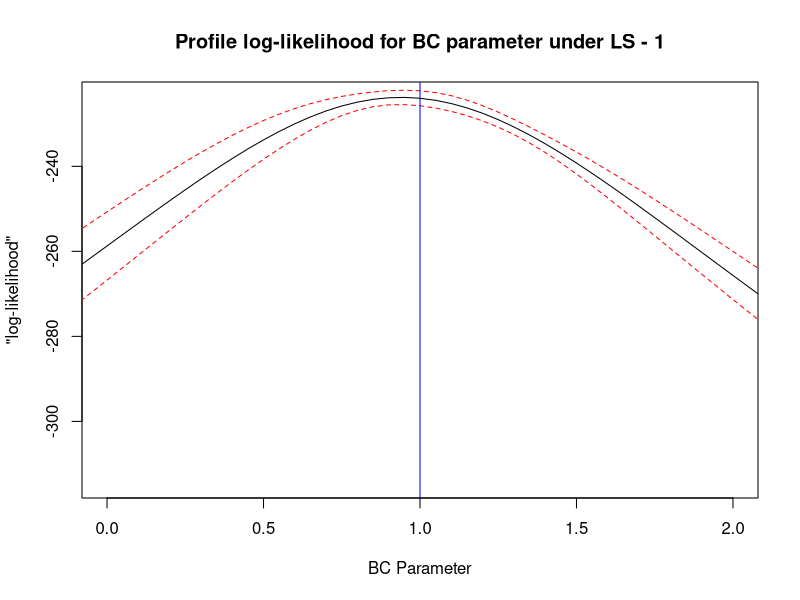
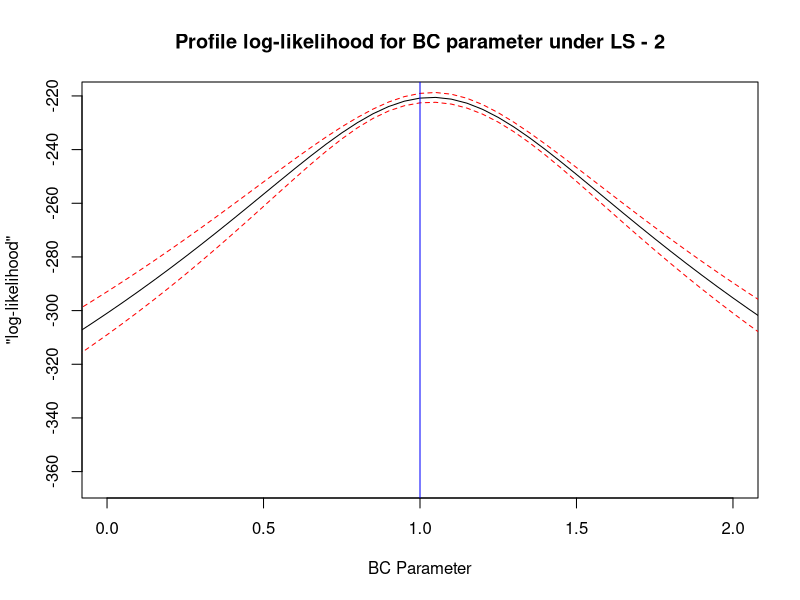
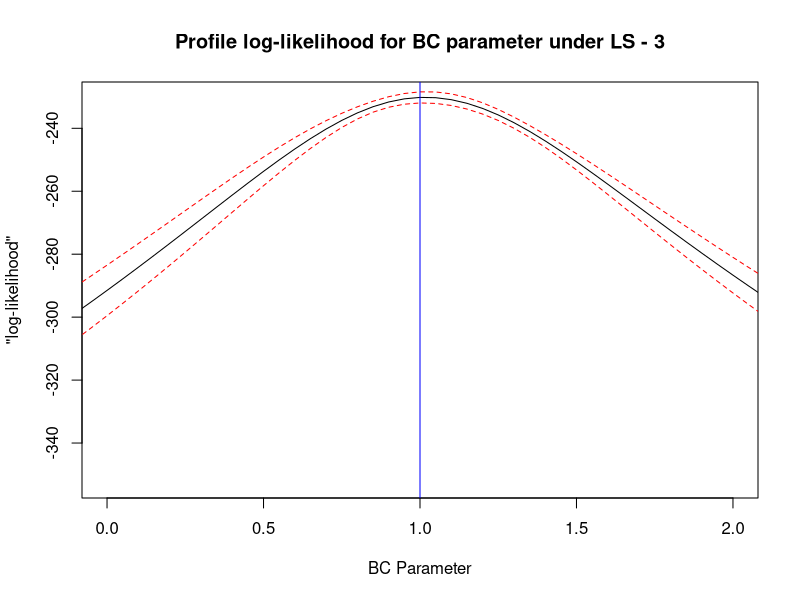
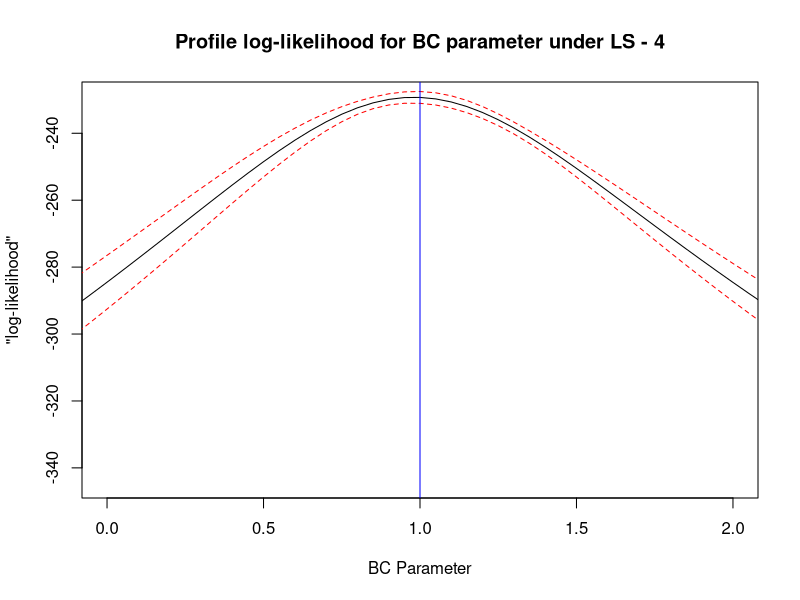
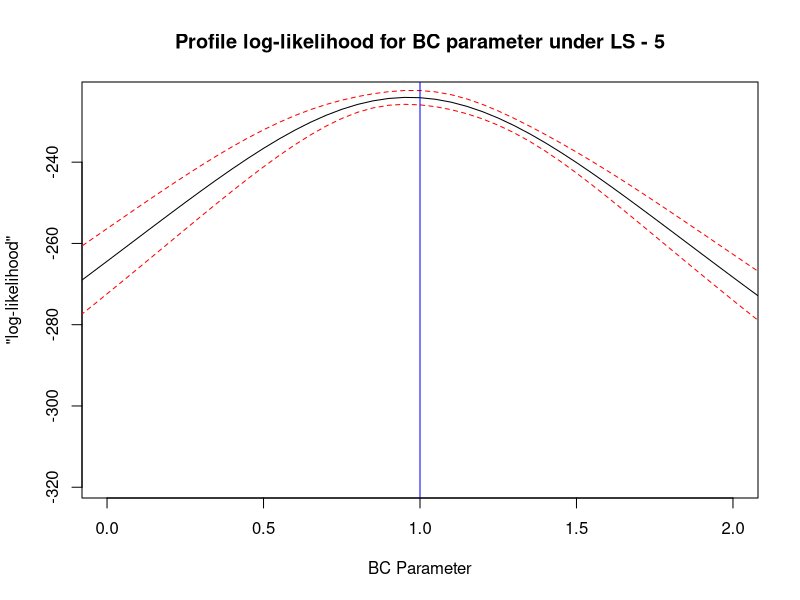
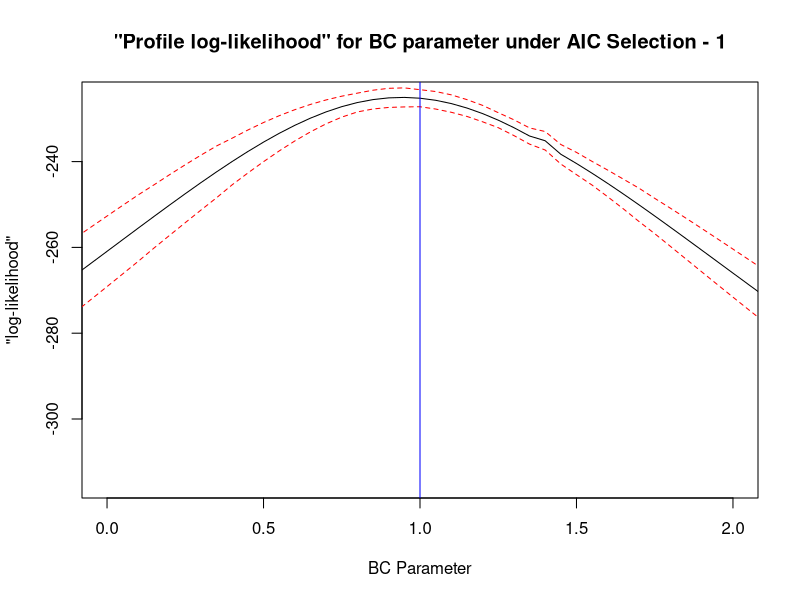
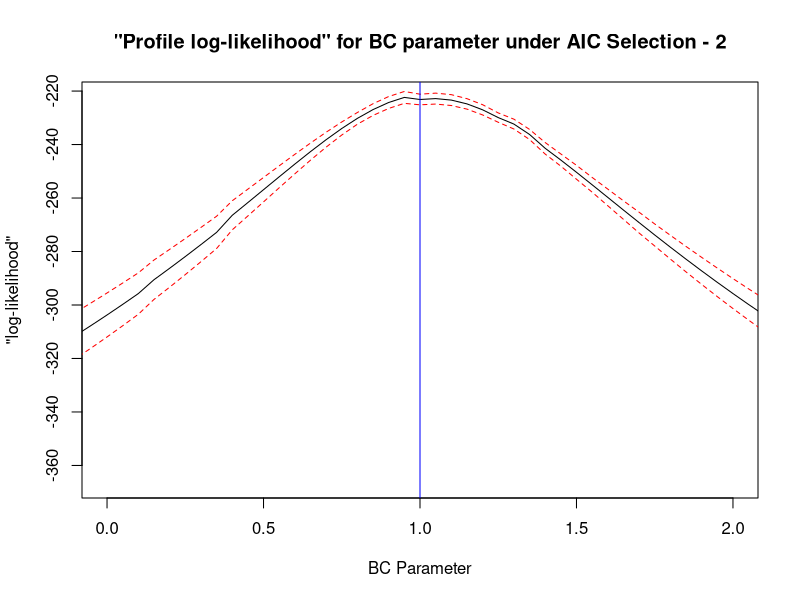
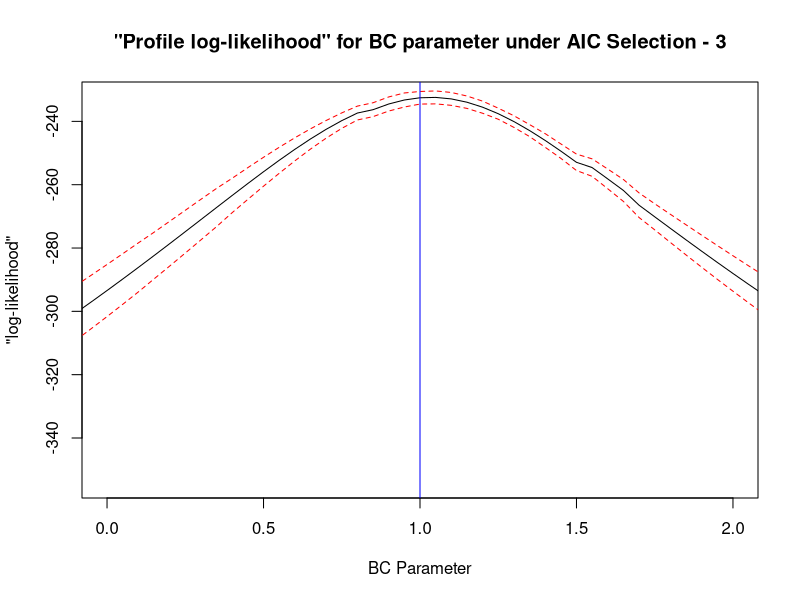

Here is the R script that generated these plots, in order:
library(MASS)
library(glmnet)
library(pbapply)
library(grDevices)

set.seed(96533752)

M = 5 #Number of times to replicate simulation

n = 100
p = 10
q = floor(p / 3)
sigma = 1
beta = c(rep(1, times = q), rep(0, times = p - q))
gamma.0 = 1

#Smallest and largest gamma candidates
gamma.min = -1
gamma.max = 3
#Step size for gamma candidates
gamma.step = 0.05
Gammas = seq(gamma.min, gamma.max, gamma.step)
len.G = length(Gammas)

### Store all profile likelihoods
### Dimensions are:
### Type = LS, AIC
### Iteration
### Gamma (i.e. BC parameter)
pr.lik.collection = array(0, dim = c(2, M, len.G))

for (j in seq_len(M)) {
  set.seed(100 * 5 ^ j)
  
  all.lambdas = c()
  
  #source(Roboflavin_Investigation.R)
  profile.lik = function(gamma, X, Y) {
    n = length(Y)
    Y.new = BC(Y, gamma)
    fit = lm(Y.new ~ X)
    sse = sum((fit$residuals) ^ 2)
    lik = -n * log(sse) / 2
    Jacob = (gamma - 1) * sum(log(Y))
    lik = lik + Jacob
    return(lik)
  }
  
  profile.lik.AIC = function(gamma, X, Y) {
    n = length(Y)
    Y.new = BC(Y, gamma)
    data = data.frame(X, Y.new)
    fit.LS = lm(Y.new ~ ., data = data)
    fit.AIC = stepAIC(fit.LS, trace = 0)
    Y.hat = predict(fit.AIC, data.frame(X))
    sse = sum((fit.AIC$residuals) ^ 2)
    lik = -n * log(sse) / 2
    Jacob = (gamma - 1) * sum(log(Y))
    lik = lik + Jacob
    return(lik)
  }
  
  #Returns a vector that the BC transform (with par. gamma) maps to Y
  #Note: Does not account for negative values
  inv.BC = function(Y, gamma) {
    if (gamma == 0) {
      return(exp(Y))
    } else{
      Z = 1 + gamma * Y
      Z = Z ^ (1 / gamma)
      return(Z)
    }
  }
  
  #Returns the BC transformation of Y with par. gamma
  #Note: Does not account for negative values
  BC = function(Y, gamma) {
    if (gamma == 0) {
      return(log(Y))
    } else{
      Z = Y ^ gamma
      Z = (Z - 1) / gamma
      return(Z)
    }
  }
  
  
  
  
  
  X = matrix(rnorm(n * p, 10, 10), nrow = n, ncol = p)
  mu.Y.raw = X %*% beta
  mu.Y = mu.Y.raw + 10 * abs(min(mu.Y.raw))
  Y = mu.Y + rnorm(n, 0, sigma)
  
  Z = inv.BC(Y, gamma.0)
  
  # plot(X, Y)
  # plot(X, Z)
  
  
  
  all.likelihoods = sapply(seq_along(Gammas), function(i) {
    this.gamma = Gammas[i]
    this.lik = profile.lik(this.gamma, X, Z)
    return(this.lik)
  })
  
  pr.lik.collection[1, j, ] = all.likelihoods
  
  all.lik.AIC = pbsapply(seq_along(Gammas), function(i) {
    this.gamma = Gammas[i]
    this.lik = profile.lik.AIC(this.gamma, X, Z)
    return(this.lik)
  })
  
  pr.lik.collection[2, j, ] = all.lik.AIC
  
}

### Compute mean and SE within each parameter setting
pr.lik.sd = apply(pr.lik.collection, c(1, 3), function(W) {
  return(sd(W) / sqrt(length(W)))
})


for (j in 1:M) {
  plot(
    Gammas,
    pr.lik.collection[1, j, ],
    type = "l",
    xlim = c(gamma.0 - 1, gamma.0 + 1),
    xlab = "BC Parameter",
    ylab = "\"log-likelihood\"",
    main = paste0(
      "Profile log-likelihood for BC parameter under LS - ",
      j)
  )
  lines(Gammas,
        pr.lik.collection[1, j, ] + pr.lik.sd[1, ],
        col = "Red",
        lty = 2)
  lines(Gammas,
        pr.lik.collection[1, j, ] - pr.lik.sd[1, ],
        col = "Red",
        lty = 2)
  abline(v = 1, lwd = 1, col = "blue")
}
 
for(j in 1:M){ 
  plot(
    Gammas,
    pr.lik.collection[2, j, ],
    type = "l",
    xlim = c(gamma.0 - 1, gamma.0 + 1),
    #ylim = c(-800,-300),
    xlab = "BC Parameter",
    ylab = "\"log-likelihood\"",
    main = paste0(
      "\"Profile log-likelihood\" for BC parameter under AIC Selection - ",
      j)
  )
  lines(Gammas,
        pr.lik.collection[2, j, ] + pr.lik.sd[2, ],
        col = "Red",
        lty = 2)
  lines(Gammas,
        pr.lik.collection[2, j, ] - pr.lik.sd[2, ],
        col = "Red",
        lty = 2)
  abline(v = 1, lwd = 1, col = "blue")
  
}
